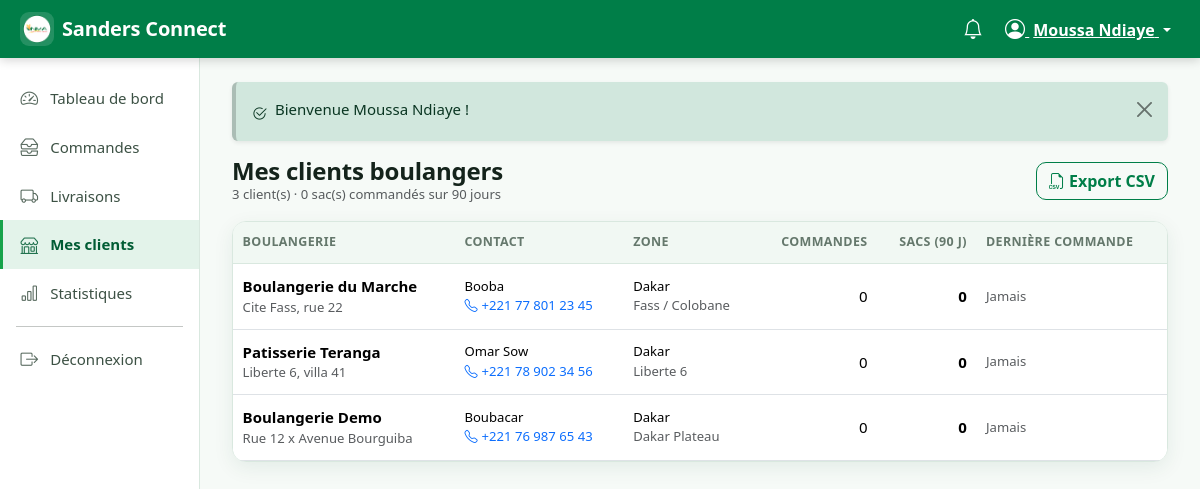
Page /index.php?r=gestionnaire/boulangers (signed in) on the committed database.
### tables this page shows
CREATE TABLE utilisateur (
    id                  INT UNSIGNED AUTO_INCREMENT PRIMARY KEY,
    nom                 VARCHAR(150)        NOT NULL,
    email               VARCHAR(190)        NOT NULL UNIQUE,
    telephone           VARCHAR(30)         DEFAULT NULL,
    mot_de_passe        VARCHAR(255)        NOT NULL,            
    role                ENUM('boulanger','gestionnaire','administrateur') NOT NULL DEFAULT 'boulanger',
    actif               TINYINT(1)          NOT NULL DEFAULT 0,  
    double_verification TINYINT(1)          NOT NULL DEFAULT 0,  
    code_securite       VARCHAR(255)        DEFAULT NULL,        
    tentatives_connexion TINYINT UNSIGNED   NOT NULL DEFAULT 0,
    bloque_jusqua       DATETIME            DEFAULT NULL,
    reset_token         VARCHAR(64)         DEFAULT NULL,
    reset_expire_le     DATETIME            DEFAULT NULL,
    derniere_connexion  DATETIME            DEFAULT NULL,
    cree_le             DATETIME            NOT NULL DEFAULT CURRENT_TIMESTAMP,
    maj_le              DATETIME            NOT NULL DEFAULT CURRENT_TIMESTAMP ON UPDATE CURRENT_TIMESTAMP,
    INDEX idx_user_role (role, actif)
);

CREATE TABLE boulanger (
    id                  INT UNSIGNED AUTO_INCREMENT PRIMARY KEY,
    utilisateur_id      INT UNSIGNED        NOT NULL UNIQUE,
    nom_boulangerie     VARCHAR(190)        NOT NULL,
    adresse             VARCHAR(255)        NOT NULL,
    ville               VARCHAR(100)        NOT NULL DEFAULT 'Dakar',
    zone_livraison      VARCHAR(100)        DEFAULT NULL,
    cree_le             DATETIME            NOT NULL DEFAULT CURRENT_TIMESTAMP,
    CONSTRAINT fk_boulanger_user FOREIGN KEY (utilisateur_id)
        REFERENCES utilisateur(id) ON DELETE CASCADE
);

### app/views/gestionnaire/boulangers.php (the view, shortened to what the rows shown need)
<div class="d-flex flex-wrap justify-content-between align-items-center gap-2 mb-3">
    <div>
        <h1 class="h4 fw-bold mb-0">Mes clients boulangers</h1>
    </div>
</div>
<div class="card">
    <div class="card-body p-0">
        <?php if ($boulangers === []): ?>
            <div class="sc-empty"><i class="bi bi-people"></i>Aucun client boulanger enregistré.</div>
        <?php else: ?>
            <div class="table-responsive">
                <table class="table table-hover align-middle mb-0">
                    <thead>
                        <tr>
                            <th>Boulangerie</th>
                            <th class="d-none d-md-table-cell">Contact</th>
                            <th class="d-none d-lg-table-cell">Zone</th>
                            <th class="text-end">Commandes</th>
                            <th class="text-end">Sacs (90 j)</th>
                            <th class="d-none d-lg-table-cell">Dernière commande</th>
                        </tr>
                    </thead>
                    <tbody>
                    <?php foreach ($boulangers as $b): ?>
                        <tr>
                            <td>
                                <div class="fw-semibold"><?= e($b['nom_boulangerie']) ?></div>
                                <div class="text-small text-muted"><?= e($b['adresse']) ?></div>
                            </td>
                            <td class="d-none d-md-table-cell text-small">
                                <?= e($b['contact']) ?>
                                <div class="text-muted">
                                    <a href="tel:<?= e($b['telephone'] ?? '') ?>"><i class="bi bi-telephone me-1"></i><?= e($b['telephone'] ?? '—') ?></a>
                                </div>
                            </td>
                            <td class="d-none d-lg-table-cell text-small">
                                <?= e($b['ville'] ?? '') ?>
                                <?php if (!empty($b['zone_livraison'])): ?>
                                    <div class="text-muted"><?= e($b['zone_livraison']) ?></div>
                                <?php endif; ?>
                            </td>
                            <td class="text-end sc-num"><?= (int) $b['nb_commandes'] ?></td>
                            <td class="text-end sc-num fw-semibold"><?= (int) $b['total_sacs'] ?></td>
                            <td class="d-none d-lg-table-cell text-small text-muted">
                                <?= $b['derniere_commande'] !== null ? e(date_fr($b['derniere_commande'])) : 'Jamais' ?>
                            </td>
                        </tr>
                    <?php endforeach; ?>
                    </tbody>
                </table>
            </div>
        <?php endif; ?>
    </div>
</div>

### app/views/layouts/app.php (shortened to what the rows shown need)
<?php
$role        = $utilisateur['role'] ?? 'boulanger';
?>
<!doctype html>
<html lang="fr">
<head>
    <link href="https://cdn.jsdelivr.net/npm/bootstrap@5.3.3/dist/css/bootstrap.min.css" rel="stylesheet"
>
    <link href="https://cdn.jsdelivr.net/npm/bootstrap-icons@1.11.3/font/bootstrap-icons.min.css" rel="stylesheet">
    <link href="<?= e(asset('assets/css/app.css')) ?>" rel="stylesheet">
</head>
<body class="sc-app role-<?= e($role) ?>">
<nav class="navbar sc-navbar sticky-top">
    <div class="container-fluid">
        <div class="d-flex align-items-center gap-1 ms-auto">
            <div class="dropdown">
                <button class="btn btn-link text-white dropdown-toggle px-2" type="button" data-bs-toggle="dropdown"
                        aria-expanded="false">
                    <i class="bi bi-person-circle fs-5"></i>
                    <span class="d-none d-md-inline ms-1"><?= e(mb_substr((string) $utilisateur['nom'], 0, 18)) ?></span>
                </button>
            </div>
        </div>
    </div>
</nav>
<div class="container-fluid">
    <div class="row">
        <main class="col-lg-10 sc-content pb-5">
            <?= $contenu ?>
        </main>
    </div>
</div>
</body>
</html>

### rows in the picture
utilisateur: nom "Moussa Ndiaye"
boulanger: nom_boulangerie "Boulangerie du Marche", adresse "Cite Fass, rue 22", utilisateur.nom "Booba", utilisateur.telephone "+221 77 801 23 45", ville "Dakar", zone_livraison "Fass / Colobane", nb_commandes "0", total_sacs "0"
boulanger: nom_boulangerie "Patisserie Teranga", adresse "Liberte 6, villa 41", utilisateur.nom "Omar Sow", utilisateur.telephone "+221 78 902 34 56", ville "Dakar", zone_livraison "Liberte 6", nb_commandes "0", total_sacs "0"
boulanger: nom_boulangerie "Boulangerie Demo", adresse "Rue 12 x Avenue Bourguiba", utilisateur.nom "Boubacar", utilisateur.telephone "+221 76 987 65 43", ville "Dakar", zone_livraison "Dakar Plateau", nb_commandes "0", total_sacs "0"

### other values in the picture
APP_NAME "Sanders Connect"
$libelle "Tableau de bord"
$libelle "Commandes"
$libelle "Livraisons"
$libelle "Mes clients"
$libelle "Statistiques"
$msg['message'] "Bienvenue Moussa Ndiaye !"
count($boulangers) "3"
$totalSacs "0"
